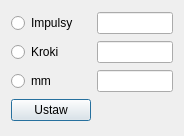
<?xml version="1.0" encoding="UTF-8"?>
<ui version="4.0">
 <class>ImpulsyDlg</class>
 <widget class="QDialog" name="ImpulsyDlg">
  <property name="geometry">
   <rect>
    <x>0</x>
    <y>0</y>
    <width>184</width>
    <height>136</height>
   </rect>
  </property>
  <property name="windowTitle">
   <string>Dialog</string>
  </property>
  <layout class="QGridLayout" name="gridLayout">
   <item row="0" column="0">
    <widget class="QRadioButton" name="rbImpulsy">
     <property name="text">
      <string>Impulsy</string>
     </property>
    </widget>
   </item>
   <item row="1" column="0">
    <widget class="QRadioButton" name="rbSteps">
     <property name="text">
      <string>Kroki</string>
     </property>
    </widget>
   </item>
   <item row="2" column="0">
    <widget class="QRadioButton" name="rbmm">
     <property name="text">
      <string>mm</string>
     </property>
    </widget>
   </item>
   <item row="3" column="0">
    <widget class="QPushButton" name="pbUstaw">
     <property name="text">
      <string>Ustaw</string>
     </property>
    </widget>
   </item>
   <item row="0" column="1">
    <widget class="QLineEdit" name="impulsy"/>
   </item>
   <item row="1" column="1">
    <widget class="QLineEdit" name="steps"/>
   </item>
   <item row="2" column="1">
    <widget class="QLineEdit" name="mm"/>
   </item>
  </layout>
 </widget>
 <resources/>
 <connections/>
</ui>
